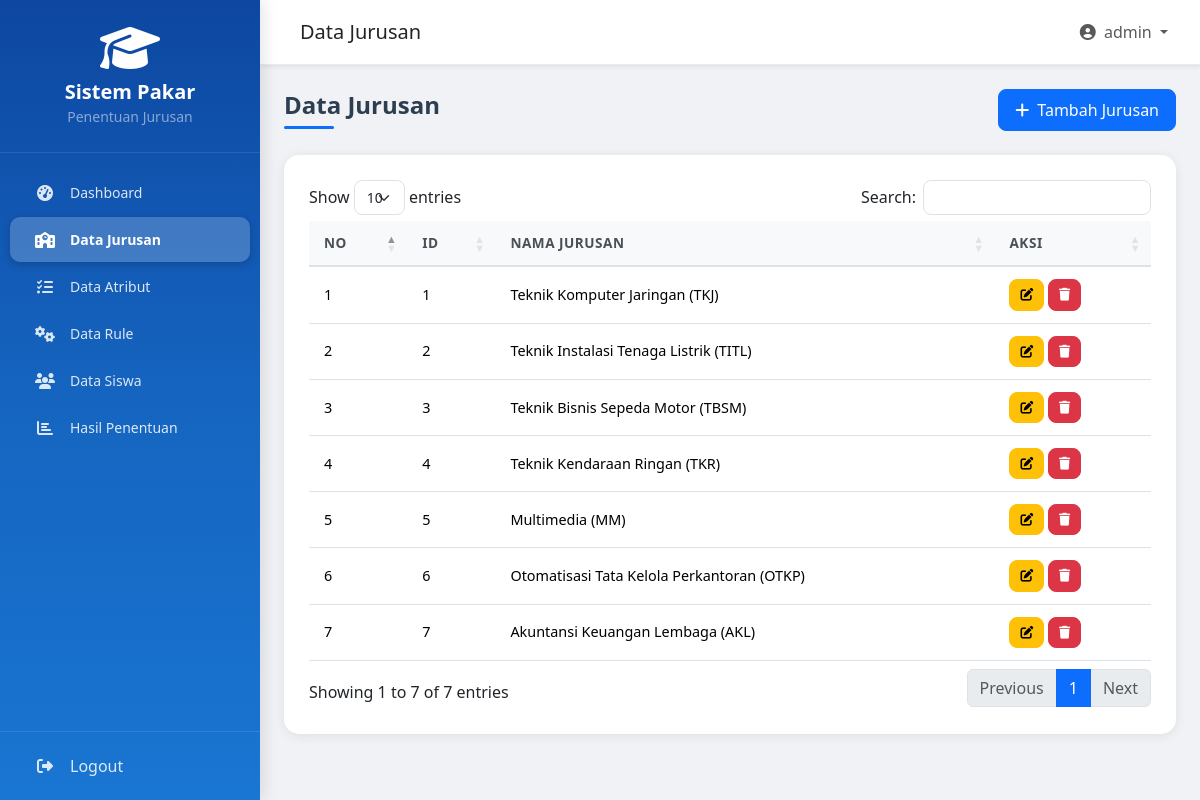
The page /admin/jurusan.php (signed in) on the database its author committed.
### tables this page shows
CREATE TABLE jurusan (
    id_jurusan INT AUTO_INCREMENT PRIMARY KEY,
    nama_jurusan VARCHAR(100) NOT NULL
);

### config/database.php (called while the page is built, shortened)
<?php
$doc_root = rtrim(str_replace('\\', '/', $_SERVER['DOCUMENT_ROOT']), '/');
$proj_root = str_replace('\\', '/', ROOT_PATH);
if ($doc_root === $proj_root) {
    $base_url = '/';
} else {
    $base_url = '/' . basename(ROOT_PATH) . '/';
}
function base_url($path = '') {
    global $base_url;
    return $base_url . ltrim($path, '/');
}
?>

### admin/jurusan.php (the view, shortened to what this page needs)
<?php
require_once __DIR__ . '/../includes/session_start.php';
$jurusan = $conn->query("SELECT * FROM jurusan ORDER BY id_jurusan");
include __DIR__ . '/../includes/header.php';
?>
<div class="d-flex justify-content-between align-items-center mb-4">
    <h4 class="section-title mb-0">Data Jurusan</h4>
    <button class="btn btn-primary" data-bs-toggle="modal" data-bs-target="#modalJurusan">
        <i class="fas fa-plus me-2"></i>Tambah Jurusan
    </button>
</div>
<div class="card">
    <div class="card-body">
        <div class="table-responsive">
            <table class="table table-hover data-table">
                <thead>
                    <tr>
                        <th>No</th>
                        <th>ID</th>
                        <th>Nama Jurusan</th>
                        <th>Aksi</th>
                    </tr>
                </thead>
                <tbody>
                    <?php if ($jurusan && $jurusan->num_rows > 0): ?>
                        <?php $no = 1; while ($row = $jurusan->fetch_assoc()): ?>
                        <tr>
                            <td><?= $no++ ?></td>
                            <td><?= $row['id_jurusan'] ?></td>
                            <td><?= htmlspecialchars($row['nama_jurusan']) ?></td>
                            <td>
                                <button class="btn btn-sm btn-warning btn-edit"
                                        data-bs-toggle="modal" data-bs-target="#modalJurusan"
                                        data-url="<?= base_url('admin/ajax/jurusan_ajax.php') ?>"
                                        data-id="<?= $row['id_jurusan'] ?>">
                                    <i class="fas fa-edit"></i>
                                </button>
                                <button class="btn btn-sm btn-danger btn-delete"
                                        data-url="<?= base_url('admin/ajax/jurusan_ajax.php') ?>"
                                        data-id="<?= $row['id_jurusan'] ?>">
                                    <i class="fas fa-trash"></i>
                                </button>
                            </td>
                        </tr>
                        <?php endwhile; ?>
                    <?php endif; ?>
                </tbody>
            </table>
        </div>
    </div>
</div>
<?php include __DIR__ . '/../includes/footer.php'; ?>

### assets/css/style.css (style rules this page uses)
:root { --primary-color: #0d6efd; --primary-dark: #0a58ca; --sidebar-width: 260px; --sidebar-bg: linear-gradient(180deg, #0d47a1 0%, #1565c0 50%, #1976d2 100%); --sidebar-text: #ffffff; --sidebar-hover: rgba(255, 255, 255, 0.1); --sidebar-active: rgba(255, 255, 255, 0.2); }
body { font-family: 'Segoe UI', Tahoma, Geneva, Verdana, sans-serif; background-color: #f0f2f5; overflow-x: hidden; }
.card { border: none; border-radius: 15px; box-shadow: 0 2px 12px rgba(0, 0, 0, 0.08); }
.card-body { padding: 25px; }
.btn { border-radius: 8px; font-weight: 500; padding: 8px 16px; transition: all 0.3s ease; }
.btn-primary { background: var(--primary-color); border-color: var(--primary-color); }
.btn-sm { padding: 5px 10px; font-size: 0.8rem; }
.table { margin-bottom: 0; }
.table thead th { background: #f8f9fa; font-weight: 600; font-size: 0.85rem; text-transform: uppercase; letter-spacing: 0.5px; color: #495057; border-bottom: 2px solid #dee2e6; padding: 12px 15px; }
.table tbody td { padding: 12px 15px; vertical-align: middle; font-size: 0.9rem; }
.section-title { font-weight: 700; color: #2c3e50; margin-bottom: 20px; position: relative; padding-bottom: 10px; }
.section-title::after { content: ''; position: absolute; bottom: 0; left: 0; width: 50px; height: 3px; background: var(--primary-color); border-radius: 3px; }

### rows shown on the page
jurusan: id_jurusan "1", nama_jurusan "Teknik Komputer Jaringan (TKJ)"
jurusan: id_jurusan "2", nama_jurusan "Teknik Instalasi Tenaga Listrik (TITL)"
jurusan: id_jurusan "3", nama_jurusan "Teknik Bisnis Sepeda Motor (TBSM)"
jurusan: id_jurusan "4", nama_jurusan "Teknik Kendaraan Ringan (TKR)"
jurusan: id_jurusan "5", nama_jurusan "Multimedia (MM)"
jurusan: id_jurusan "6", nama_jurusan "Otomatisasi Tata Kelola Perkantoran (OTKP)"
jurusan: id_jurusan "7", nama_jurusan "Akuntansi Keuangan Lembaga (AKL)"

### other values the page prints
$page_title "Data Jurusan"
$_SESSION['username'] "admin"
